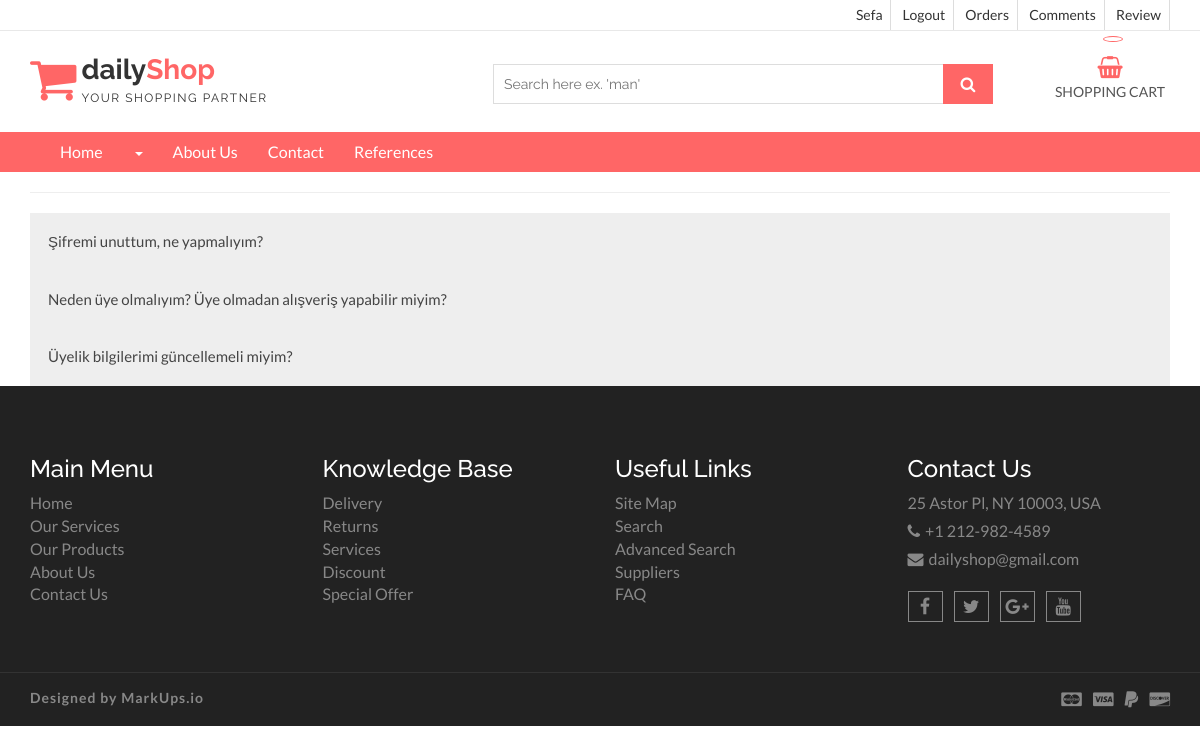
Screenshot of /faq/ (signed in) with the database file from the repository.
### home/models.py (models this page shows, shortened)
class FAQ(models.Model):
    STATUS = (
        ('True', 'True'),
        ('False', 'False'),
    )
    ordernumber = models.IntegerField()
    question = models.CharField(max_length=150,blank=True)
    answer = models.TextField()
    status = models.CharField(max_length=10,choices=STATUS)
    create_at = models.DateTimeField(auto_now_add=True)
    update_at = models.DateTimeField(auto_now=True)

### home/views.py (the view)
# urls.py: path('faq/',views.faq,name="faq"),
def faq(request):
    category = Category.objects.all()
    faq = FAQ.objects.all().order_by('ordernumber')
    context = {'category':category,'faq':faq}
    return render(request,'faq.html',context)

### home/templates/faq.html (shortened to what this page needs)
{% extends 'homebase.html' %}
{% block navbar %}
    {% include 'navbar.html' %}
{% endblock %}
{% block content %}
    <section id="aa-error">
        <div class="container">
            <div class="row">
                <div class="col-md-12">
                    <hr>
                    {% for rs in faq %}
                        <button class="accordion">{{ rs.question }}</button>
                    {% endfor %}
                </div>
            </div>
        </div>
    </section>
{% endblock %}

### home/templates/header.html (shortened to what this page needs)
{% load static %}
<link rel="stylesheet" href="https://ajax.googleapis.com/ajax/libs/jqueryui/1.11.4/themes/smoothness/jquery-ui.css">
<header id="aa-header">
    <div class="aa-header-top">
        <div class="container">
            <div class="row">
                <div class="col-md-12">
                    <div class="aa-header-top-area">
                        <div class="aa-header-top-right">
                            <ul class="aa-head-top-nav-right">
                                {% if user.id is not None %}
                                    <li><a href="/user">{{ user.first_name }}</a></li>
                                {% else %}
                                    <li><a href="/login/">Login</a></li>
                                    <li><a href="/register/">Register</a></li>
                                {% endif %}
                                <li class="hidden-xs"><a href="/logout/">Logout</a></li>
                                <li class="hidden-xs"><a href="/user/orders">Orders</a></li>
                                <li class="hidden-xs"><a href="/user/comments">Comments</a></li>
                                <li class="hidden-xs"><a href="/user/reviews">Review</a></li>
                            </ul>
                        </div>
                    </div>
                </div>
            </div>
        </div>
    </div>
    <div class="aa-header-bottom">
        <div class="container">
            <div class="row">
                <div class="col-md-12">
                    <div class="aa-header-bottom-area">
                        <div class="aa-logo">
                            <a href="index.html">
                                <span class="fa fa-shopping-cart"></span>
                                <p>daily<strong>Shop</strong> <span>Your Shopping Partner</span></p>
                            </a>
                        </div>
                        <div class="aa-cartbox">
                            <a class="aa-cart-link" href="/shopcart/">
                                <span class="fa fa-shopping-basket"></span>
                                <span class="aa-cart-title">SHOPPING CART</span>
                                <span class="aa-cart-notify">{{ request.session.cart_items }}</span>
                            </a>
                        </div>
                        <div class="aa-search-box">
                            <form action="/search/" method="post">
                                <input type="text" name="query" id="query" placeholder="Search here ex. 'man' ">
                                <button type="submit"><span class="fa fa-search"></span></button>
                            </form>
                        </div>
                    </div>
                </div>
            </div>
        </div>
    </div>
</header>

### home/static/css/theme-color/default-theme.css (style rules this page uses)
#aa-header .aa-header-bottom .aa-header-bottom-area .aa-logo a > span { color: #ff6666; }
#aa-header .aa-header-bottom .aa-header-bottom-area .aa-logo a strong { color: #ff6666; }
#aa-header .aa-header-bottom .aa-header-bottom-area .aa-search-box button { background-color: #ff6666; }
#aa-header .aa-header-bottom .aa-cartbox .aa-cart-link { color: #ff6666; }
#aa-header .aa-header-bottom .aa-cartbox .aa-cart-link .aa-cart-notify { border: 1px solid #ff6666; color: #ff6666; }
#aa-header .aa-header-bottom .aa-cartbox .aa-cart-link .aa-cart-notify:after { border-top-color: #ff6666; }

### home/templates/faq.html (style rules this page uses)
.accordion { background-color: #eee; color: #444; cursor: pointer; padding: 18px; width: 100%; border: none; text-align: left; outline: none; font-size: 15px; transition: 0.4s; }

### rows the page displays
FAQ: question "Şifremi unuttum, ne yapmalıyım?"
FAQ: question "Neden üye olmalıyım? Üye olmadan alışveriş yapabilir miyim?"
FAQ: question "Üyelik bilgilerimi güncellemeli miyim?"

### other values shown
{{ user.first_name }} "Sefa"
